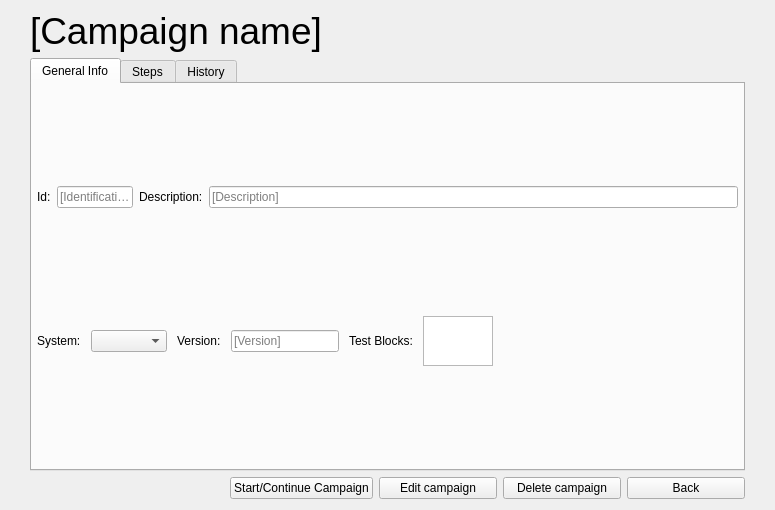
<?xml version="1.0" encoding="UTF-8"?>
<ui version="4.0">
 <class>Form</class>
 <widget class="QWidget" name="Form">
  <property name="geometry">
   <rect>
    <x>0</x>
    <y>0</y>
    <width>720</width>
    <height>510</height>
   </rect>
  </property>
  <property name="windowTitle">
   <string>Form</string>
  </property>
  <layout class="QVBoxLayout" name="verticalLayout">
   <property name="leftMargin">
    <number>30</number>
   </property>
   <property name="topMargin">
    <number>10</number>
   </property>
   <property name="rightMargin">
    <number>30</number>
   </property>
   <item>
    <widget class="QLabel" name="lbl_bug">
     <property name="font">
      <font>
       <pointsize>28</pointsize>
      </font>
     </property>
     <property name="text">
      <string>[Campaign name]</string>
     </property>
     <property name="wordWrap">
      <bool>true</bool>
     </property>
    </widget>
   </item>
   <item>
    <widget class="QTabWidget" name="tabBugs">
     <property name="currentIndex">
      <number>0</number>
     </property>
     <widget class="QWidget" name="tab_bug_info">
      <attribute name="title">
       <string>General Info</string>
      </attribute>
      <layout class="QVBoxLayout" name="verticalLayout_2">
       <property name="leftMargin">
        <number>0</number>
       </property>
       <property name="topMargin">
        <number>0</number>
       </property>
       <property name="rightMargin">
        <number>0</number>
       </property>
       <property name="bottomMargin">
        <number>0</number>
       </property>
       <item>
        <layout class="QHBoxLayout" name="horizontalLayout_2" stretch="0,10,0,70">
         <property name="leftMargin">
          <number>5</number>
         </property>
         <property name="rightMargin">
          <number>5</number>
         </property>
         <item>
          <widget class="QLabel" name="status_lbl">
           <property name="text">
            <string>Id:</string>
           </property>
          </widget>
         </item>
         <item>
          <widget class="QLineEdit" name="status_le">
           <property name="cursor">
            <cursorShape>ArrowCursor</cursorShape>
           </property>
           <property name="text">
            <string/>
           </property>
           <property name="placeholderText">
            <string>[Identification]</string>
           </property>
          </widget>
         </item>
         <item>
          <widget class="QLabel" name="system_lbl">
           <property name="text">
            <string>Description:</string>
           </property>
          </widget>
         </item>
         <item>
          <widget class="QLineEdit" name="system_le">
           <property name="text">
            <string/>
           </property>
           <property name="placeholderText">
            <string>[Description]</string>
           </property>
          </widget>
         </item>
        </layout>
       </item>
       <item>
        <layout class="QHBoxLayout" name="horizontalLayout_3">
         <property name="spacing">
          <number>10</number>
         </property>
         <property name="leftMargin">
          <number>5</number>
         </property>
         <property name="rightMargin">
          <number>250</number>
         </property>
         <item>
          <widget class="QLabel" name="sys_version_lbl">
           <property name="text">
            <string>System:</string>
           </property>
          </widget>
         </item>
         <item>
          <widget class="QComboBox" name="comboBox">
           <property name="placeholderText">
            <string>[System]</string>
           </property>
          </widget>
         </item>
         <item>
          <widget class="QLabel" name="service_now_id_lbl">
           <property name="text">
            <string>Version:</string>
           </property>
          </widget>
         </item>
         <item>
          <widget class="QLineEdit" name="service_now_id_le">
           <property name="sizePolicy">
            <sizepolicy hsizetype="Minimum" vsizetype="Maximum">
             <horstretch>0</horstretch>
             <verstretch>0</verstretch>
            </sizepolicy>
           </property>
           <property name="text">
            <string/>
           </property>
           <property name="placeholderText">
            <string>[Version]</string>
           </property>
          </widget>
         </item>
         <item>
          <widget class="QLabel" name="label">
           <property name="text">
            <string>Test Blocks:</string>
           </property>
          </widget>
         </item>
         <item>
          <widget class="QListWidget" name="listWidget_2">
           <property name="sizePolicy">
            <sizepolicy hsizetype="Maximum" vsizetype="Maximum">
             <horstretch>0</horstretch>
             <verstretch>0</verstretch>
            </sizepolicy>
           </property>
           <property name="maximumSize">
            <size>
             <width>240</width>
             <height>50</height>
            </size>
           </property>
          </widget>
         </item>
        </layout>
       </item>
      </layout>
     </widget>
     <widget class="QWidget" name="tab">
      <attribute name="title">
       <string>Steps</string>
      </attribute>
      <layout class="QVBoxLayout" name="verticalLayout_3">
       <property name="leftMargin">
        <number>0</number>
       </property>
       <property name="topMargin">
        <number>0</number>
       </property>
       <property name="rightMargin">
        <number>0</number>
       </property>
       <property name="bottomMargin">
        <number>0</number>
       </property>
       <item>
        <widget class="QTableWidget" name="tableWidget">
         <property name="rowCount">
          <number>4</number>
         </property>
         <row/>
         <row/>
         <row/>
         <row/>
         <column>
          <property name="text">
           <string>Action</string>
          </property>
         </column>
         <column>
          <property name="text">
           <string>Expected result</string>
          </property>
         </column>
         <column>
          <property name="text">
           <string>Requirements affected</string>
          </property>
         </column>
         <column>
          <property name="text">
           <string>OK/NO OK</string>
          </property>
         </column>
         <column>
          <property name="text">
           <string>Comments</string>
          </property>
         </column>
         <column>
          <property name="text">
           <string>Files</string>
          </property>
         </column>
        </widget>
       </item>
      </layout>
     </widget>
     <widget class="QWidget" name="tab_bug_history">
      <attribute name="title">
       <string>History</string>
      </attribute>
      <layout class="QVBoxLayout" name="verticalLayout_4">
       <property name="leftMargin">
        <number>0</number>
       </property>
       <property name="topMargin">
        <number>0</number>
       </property>
       <property name="rightMargin">
        <number>0</number>
       </property>
       <property name="bottomMargin">
        <number>0</number>
       </property>
       <item>
        <widget class="QListWidget" name="listWidget">
         <item>
          <property name="text">
           <string>[Change in status:...]</string>
          </property>
         </item>
        </widget>
       </item>
      </layout>
     </widget>
    </widget>
   </item>
   <item>
    <layout class="QHBoxLayout" name="horizontalLayout">
     <property name="leftMargin">
      <number>200</number>
     </property>
     <item>
      <widget class="QPushButton" name="add_bug_button">
       <property name="text">
        <string>Start/Continue Campaign</string>
       </property>
      </widget>
     </item>
     <item>
      <widget class="QPushButton" name="add_bug_button_2">
       <property name="text">
        <string>Edit campaign</string>
       </property>
      </widget>
     </item>
     <item>
      <widget class="QPushButton" name="add_bug_button_3">
       <property name="text">
        <string>Delete campaign</string>
       </property>
      </widget>
     </item>
     <item>
      <widget class="QPushButton" name="add_bug_button_4">
       <property name="text">
        <string>Back</string>
       </property>
      </widget>
     </item>
    </layout>
   </item>
  </layout>
 </widget>
 <resources/>
 <connections/>
</ui>
